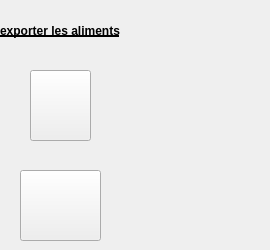
     <widget class="QWidget" name="page">
      <widget class="QLabel" name="label_152">
       <property name="geometry">
        <rect>
         <x>0</x>
         <y>10</y>
         <width>261</width>
         <height>41</height>
        </rect>
       </property>
       <property name="styleSheet">
        <string notr="true">font: 75 15pt &quot;Quicksand&quot;;
text-decoration: underline;
font-weight:bold;</string>
       </property>
       <property name="text">
        <string>exporter les aliments</string>
       </property>
      </widget>
      <widget class="QPushButton" name="pushButton_pdf_aliment">
       <property name="geometry">
        <rect>
         <x>30</x>
         <y>70</y>
         <width>61</width>
         <height>71</height>
        </rect>
       </property>
       <property name="styleSheet">
        <string notr="true">
border-image: url(:/new/prefix1/icon/pdf.png);</string>
       </property>
       <property name="text">
        <string/>
       </property>
      </widget>
      <widget class="QPushButton" name="pushButton_print_aliment">
       <property name="geometry">
        <rect>
         <x>20</x>
         <y>170</y>
         <width>81</width>
         <height>71</height>
        </rect>
       </property>
       <property name="styleSheet">
        <string notr="true">
border-image: url(:/new/prefix1/icon/print.png);</string>
       </property>
       <property name="text">
        <string/>
       </property>
      </widget>
     </widget>
